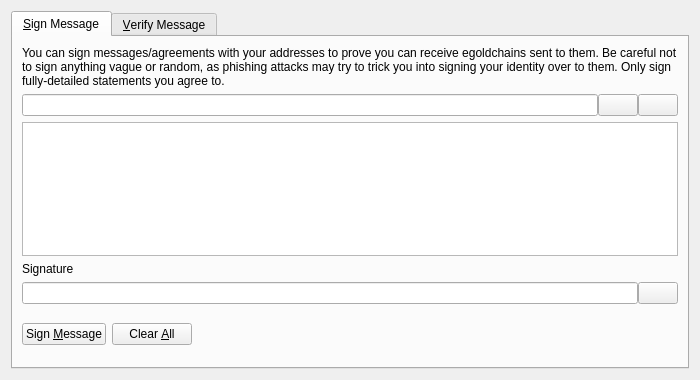
<?xml version="1.0" encoding="UTF-8"?>
<ui version="4.0">
 <class>SignVerifyMessageDialog</class>
 <widget class="QDialog" name="SignVerifyMessageDialog">
  <property name="geometry">
   <rect>
    <x>0</x>
    <y>0</y>
    <width>700</width>
    <height>380</height>
   </rect>
  </property>
  <property name="windowTitle">
   <string>Signatures - Sign / Verify a Message</string>
  </property>
  <property name="modal">
   <bool>true</bool>
  </property>
  <layout class="QVBoxLayout" name="verticalLayout">
   <item>
    <widget class="QTabWidget" name="tabWidget">
     <property name="currentIndex">
      <number>0</number>
     </property>
     <widget class="QWidget" name="tabSignMessage">
      <attribute name="title">
       <string>&amp;Sign Message</string>
      </attribute>
      <layout class="QVBoxLayout" name="verticalLayout_SM">
       <item>
        <widget class="QLabel" name="infoLabel_SM">
         <property name="text">
          <string>You can sign messages/agreements with your addresses to prove you can receive egoldchains sent to them. Be careful not to sign anything vague or random, as phishing attacks may try to trick you into signing your identity over to them. Only sign fully-detailed statements you agree to.</string>
         </property>
         <property name="textFormat">
          <enum>Qt::PlainText</enum>
         </property>
         <property name="wordWrap">
          <bool>true</bool>
         </property>
        </widget>
       </item>
       <item>
        <layout class="QHBoxLayout" name="horizontalLayout_1_SM">
         <property name="spacing">
          <number>0</number>
         </property>
         <item>
          <widget class="QValidatedLineEdit" name="addressIn_SM">
           <property name="toolTip">
            <string>The Egoldchain address to sign the message with</string>
           </property>
          </widget>
         </item>
         <item>
          <widget class="QPushButton" name="addressBookButton_SM">
           <property name="toolTip">
            <string>Choose previously used address</string>
           </property>
           <property name="text">
            <string/>
           </property>
           <property name="icon">
            <iconset resource="../bitcoin.qrc">
             <normaloff>:/icons/address-book</normaloff>:/icons/address-book</iconset>
           </property>
           <property name="shortcut">
            <string>Alt+A</string>
           </property>
           <property name="autoDefault">
            <bool>false</bool>
           </property>
          </widget>
         </item>
         <item>
          <widget class="QPushButton" name="pasteButton_SM">
           <property name="toolTip">
            <string>Paste address from clipboard</string>
           </property>
           <property name="text">
            <string/>
           </property>
           <property name="icon">
            <iconset resource="../bitcoin.qrc">
             <normaloff>:/icons/editpaste</normaloff>:/icons/editpaste</iconset>
           </property>
           <property name="shortcut">
            <string>Alt+P</string>
           </property>
           <property name="autoDefault">
            <bool>false</bool>
           </property>
          </widget>
         </item>
        </layout>
       </item>
       <item>
        <widget class="QPlainTextEdit" name="messageIn_SM">
         <property name="toolTip">
          <string>Enter the message you want to sign here</string>
         </property>
        </widget>
       </item>
       <item>
        <widget class="QLabel" name="signatureLabel_SM">
         <property name="text">
          <string>Signature</string>
         </property>
         <property name="textFormat">
          <enum>Qt::PlainText</enum>
         </property>
        </widget>
       </item>
       <item>
        <layout class="QHBoxLayout" name="horizontalLayout_2_SM">
         <property name="spacing">
          <number>0</number>
         </property>
         <item>
          <widget class="QLineEdit" name="signatureOut_SM">
           <property name="font">
            <font>
             <italic>true</italic>
            </font>
           </property>
           <property name="readOnly">
            <bool>true</bool>
           </property>
          </widget>
         </item>
         <item>
          <widget class="QPushButton" name="copySignatureButton_SM">
           <property name="toolTip">
            <string>Copy the current signature to the system clipboard</string>
           </property>
           <property name="text">
            <string/>
           </property>
           <property name="icon">
            <iconset resource="../bitcoin.qrc">
             <normaloff>:/icons/editcopy</normaloff>:/icons/editcopy</iconset>
           </property>
           <property name="autoDefault">
            <bool>false</bool>
           </property>
          </widget>
         </item>
        </layout>
       </item>
       <item>
        <layout class="QHBoxLayout" name="horizontalLayout_3_SM">
         <item>
          <widget class="QPushButton" name="signMessageButton_SM">
           <property name="toolTip">
            <string>Sign the message to prove you own this Egoldchain address</string>
           </property>
           <property name="text">
            <string>Sign &amp;Message</string>
           </property>
           <property name="icon">
            <iconset resource="../bitcoin.qrc">
             <normaloff>:/icons/edit</normaloff>:/icons/edit</iconset>
           </property>
           <property name="autoDefault">
            <bool>false</bool>
           </property>
          </widget>
         </item>
         <item>
          <widget class="QPushButton" name="clearButton_SM">
           <property name="toolTip">
            <string>Reset all sign message fields</string>
           </property>
           <property name="text">
            <string>Clear &amp;All</string>
           </property>
           <property name="icon">
            <iconset resource="../bitcoin.qrc">
             <normaloff>:/icons/remove</normaloff>:/icons/remove</iconset>
           </property>
           <property name="autoDefault">
            <bool>false</bool>
           </property>
          </widget>
         </item>
         <item>
          <spacer name="horizontalSpacer_1_SM">
           <property name="orientation">
            <enum>Qt::Horizontal</enum>
           </property>
           <property name="sizeHint" stdset="0">
            <size>
             <width>40</width>
             <height>48</height>
            </size>
           </property>
          </spacer>
         </item>
         <item>
          <widget class="QLabel" name="statusLabel_SM">
           <property name="font">
            <font>
             <weight>75</weight>
             <bold>true</bold>
            </font>
           </property>
           <property name="text">
            <string/>
           </property>
           <property name="wordWrap">
            <bool>true</bool>
           </property>
          </widget>
         </item>
         <item>
          <spacer name="horizontalSpacer_2_SM">
           <property name="orientation">
            <enum>Qt::Horizontal</enum>
           </property>
           <property name="sizeHint" stdset="0">
            <size>
             <width>40</width>
             <height>48</height>
            </size>
           </property>
          </spacer>
         </item>
        </layout>
       </item>
      </layout>
     </widget>
     <widget class="QWidget" name="tabVerifyMessage">
      <attribute name="title">
       <string>&amp;Verify Message</string>
      </attribute>
      <layout class="QVBoxLayout" name="verticalLayout_VM">
       <item>
        <widget class="QLabel" name="infoLabel_VM">
         <property name="text">
          <string>Enter the receiver's address, message (ensure you copy line breaks, spaces, tabs, etc. exactly) and signature below to verify the message. Be careful not to read more into the signature than what is in the signed message itself, to avoid being tricked by a man-in-the-middle attack. Note that this only proves the signing party receives with the address, it cannot prove sendership of any transaction!</string>
         </property>
         <property name="textFormat">
          <enum>Qt::PlainText</enum>
         </property>
         <property name="alignment">
          <set>Qt::AlignLeading|Qt::AlignLeft|Qt::AlignTop</set>
         </property>
         <property name="wordWrap">
          <bool>true</bool>
         </property>
        </widget>
       </item>
       <item>
        <layout class="QHBoxLayout" name="horizontalLayout_1_VM">
         <property name="spacing">
          <number>0</number>
         </property>
         <item>
          <widget class="QValidatedLineEdit" name="addressIn_VM">
           <property name="toolTip">
            <string>The Egoldchain address the message was signed with</string>
           </property>
          </widget>
         </item>
         <item>
          <widget class="QPushButton" name="addressBookButton_VM">
           <property name="toolTip">
            <string>Choose previously used address</string>
           </property>
           <property name="text">
            <string/>
           </property>
           <property name="icon">
            <iconset resource="../bitcoin.qrc">
             <normaloff>:/icons/address-book</normaloff>:/icons/address-book</iconset>
           </property>
           <property name="shortcut">
            <string>Alt+A</string>
           </property>
           <property name="autoDefault">
            <bool>false</bool>
           </property>
          </widget>
         </item>
        </layout>
       </item>
       <item>
        <widget class="QPlainTextEdit" name="messageIn_VM"/>
       </item>
       <item>
        <widget class="QValidatedLineEdit" name="signatureIn_VM"/>
       </item>
       <item>
        <layout class="QHBoxLayout" name="horizontalLayout_2_VM">
         <item>
          <widget class="QPushButton" name="verifyMessageButton_VM">
           <property name="toolTip">
            <string>Verify the message to ensure it was signed with the specified Egoldchain address</string>
           </property>
           <property name="text">
            <string>Verify &amp;Message</string>
           </property>
           <property name="icon">
            <iconset resource="../bitcoin.qrc">
             <normaloff>:/icons/transaction_0</normaloff>:/icons/transaction_0</iconset>
           </property>
           <property name="autoDefault">
            <bool>false</bool>
           </property>
          </widget>
         </item>
         <item>
          <widget class="QPushButton" name="clearButton_VM">
           <property name="toolTip">
            <string>Reset all verify message fields</string>
           </property>
           <property name="text">
            <string>Clear &amp;All</string>
           </property>
           <property name="icon">
            <iconset resource="../bitcoin.qrc">
             <normaloff>:/icons/remove</normaloff>:/icons/remove</iconset>
           </property>
           <property name="autoDefault">
            <bool>false</bool>
           </property>
          </widget>
         </item>
         <item>
          <spacer name="horizontalSpacer_1_VM">
           <property name="orientation">
            <enum>Qt::Horizontal</enum>
           </property>
           <property name="sizeHint" stdset="0">
            <size>
             <width>40</width>
             <height>48</height>
            </size>
           </property>
          </spacer>
         </item>
         <item>
          <widget class="QLabel" name="statusLabel_VM">
           <property name="font">
            <font>
             <weight>75</weight>
             <bold>true</bold>
            </font>
           </property>
           <property name="text">
            <string/>
           </property>
           <property name="wordWrap">
            <bool>true</bool>
           </property>
          </widget>
         </item>
         <item>
          <spacer name="horizontalSpacer_2_VM">
           <property name="orientation">
            <enum>Qt::Horizontal</enum>
           </property>
           <property name="sizeHint" stdset="0">
            <size>
             <width>40</width>
             <height>48</height>
            </size>
           </property>
          </spacer>
         </item>
        </layout>
       </item>
      </layout>
     </widget>
    </widget>
   </item>
  </layout>
 </widget>
 <customwidgets>
  <customwidget>
   <class>QValidatedLineEdit</class>
   <extends>QLineEdit</extends>
   <header>qvalidatedlineedit.h</header>
  </customwidget>
 </customwidgets>
 <resources>
  <include location="../bitcoin.qrc"/>
 </resources>
 <connections/>
</ui>
